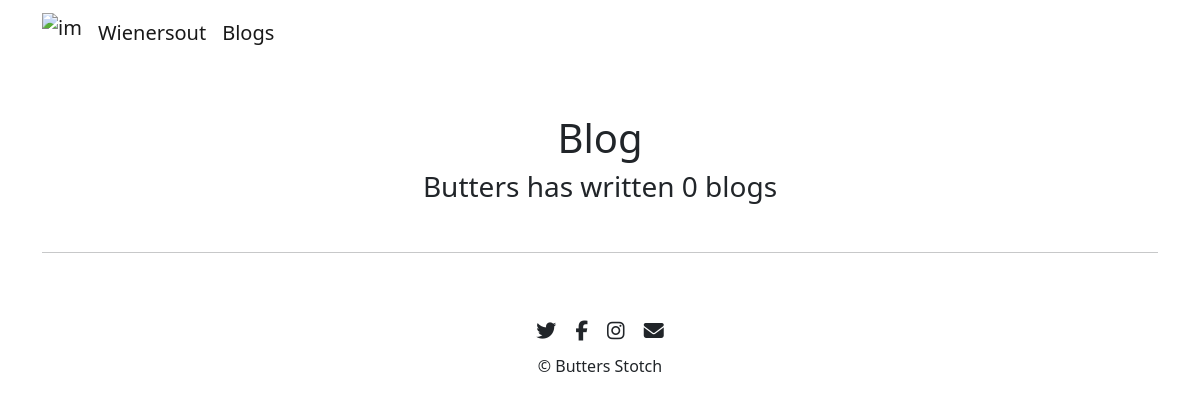
Page /blog/ on the earlier database version.
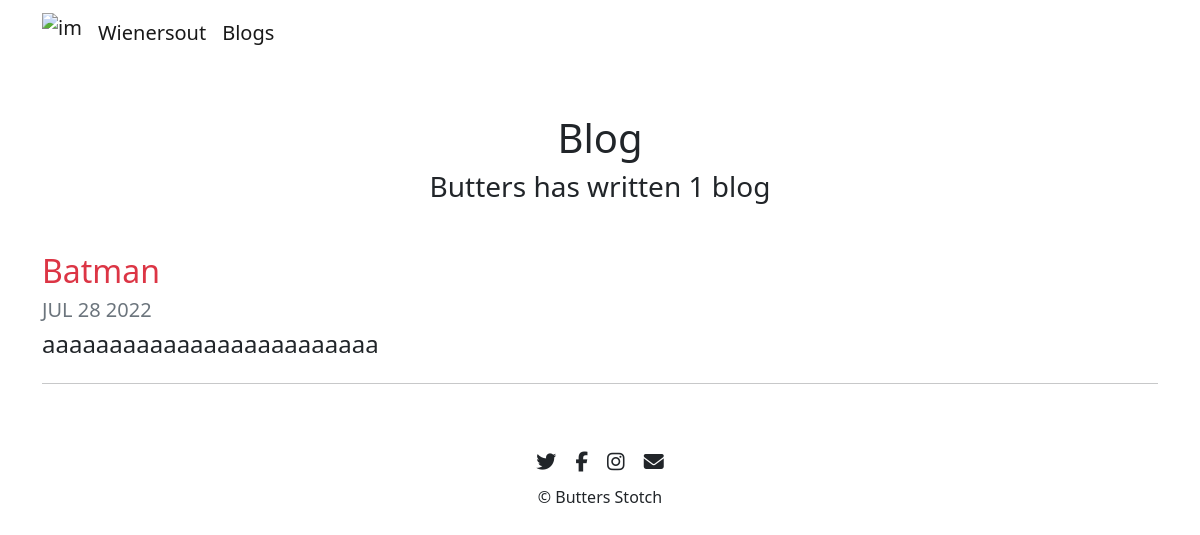
Same page on the later database version.
### blog/models.py (models this page shows, shortened)
class Blog(models.Model):
    title = models.CharField(max_length=40)
    date = models.DateField()
    description = models.TextField(max_length=1000)

### blog/views.py (the view)
# urls.py: path('', views.all_blogs, name='all_blogs'),
def all_blogs(request):
    blogs = Blog.objects.order_by('-date')[:5]  # order by most recent ones // limit to 5 post per page
    return render(request, 'blog/all_blogs.html', {'blogs': blogs})

### blog/templates/blog/all_blogs.html (shortened to what this page needs)
{% extends 'portfolio/base.html' %}
{% block content %}
{% load static %}
<div class="bd-masthead-blogs mb-3" id="content">
  <h1 id="blogtitle" class="font-weight-bold text-center">Blog</h1>
  <h3 class="text-center mb-5">Butters has written {{ blogs.count }} blog{{ blogs.count|pluralize }}</h3>
</div>
{% for blog in blogs %}
<div class="row my-3">
  <div class="col-md-10">
    <a href="{% url 'blog:detail' blog.id %}" class="text-decoration-none link-danger">
      <h2>{{ blog.title }}</h2>
    </a>
    <h5 class="text-muted">{{ blog.date|date:'M d Y'|upper }}</h5>
    <h4>{{ blog.description|striptags|truncatechars:85 }}</h4>
  </div>
</div>
{% endfor %}
{% endblock %}

Differences in the rows shown:
added Blog: title "Batman", date "JUL 28 2022", description "aaaaaaaaaaaaaaaaaaaaaaaaa"
Other differences:
{{ blogs.count }}: "0" → "1"
